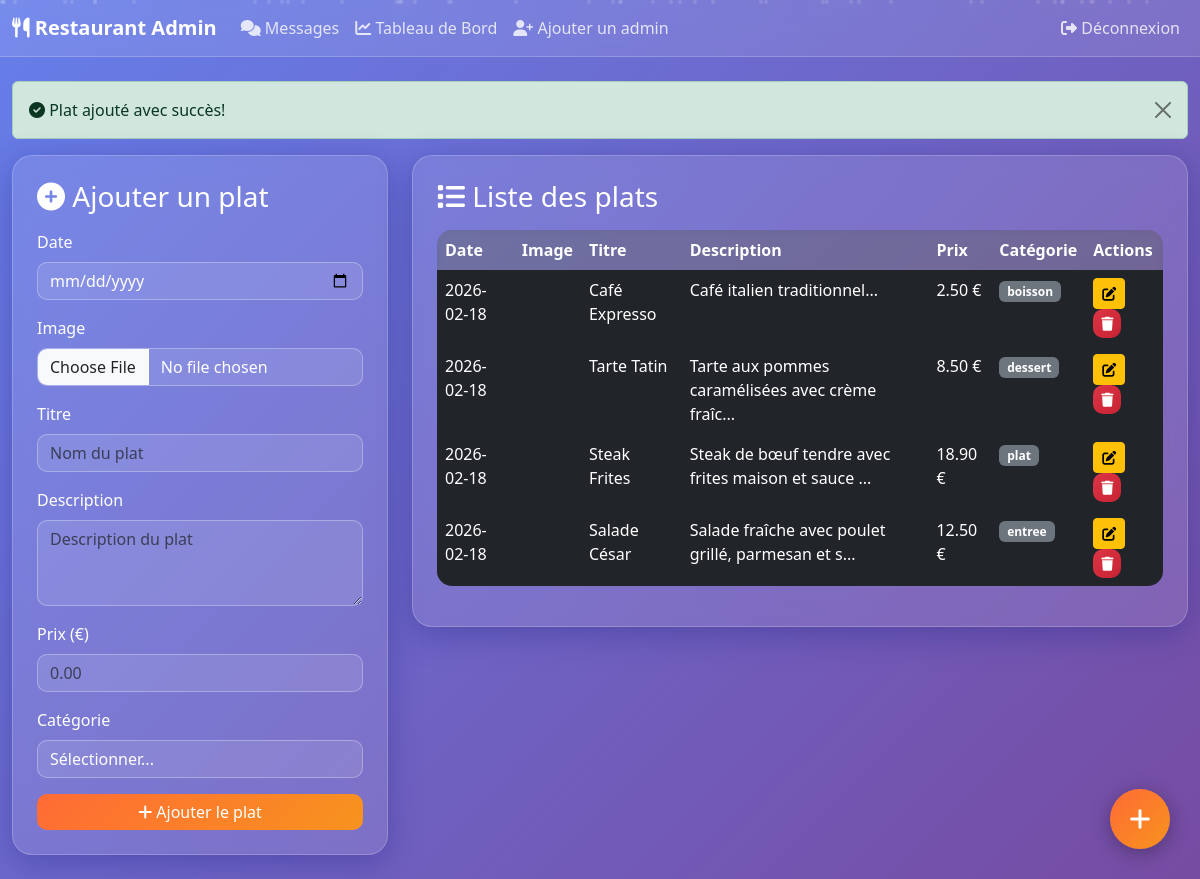
/admin/gestion.php (signed in), run on the app's committed database.
### tables this page shows
CREATE TABLE IF NOT EXISTS menus (
    id INT AUTO_INCREMENT PRIMARY KEY,
    titre VARCHAR(255) NOT NULL COMMENT 'Nom du plat',
    description TEXT COMMENT 'Description du plat',
    prix DECIMAL(10,2) NOT NULL COMMENT 'Prix en euros',
    categorie ENUM('entree', 'plat', 'dessert', 'boisson') NOT NULL COMMENT 'Catégorie du plat',
    image VARCHAR(500) COMMENT 'Chemin vers l\'image du plat',
    date_menu DATE NOT NULL COMMENT 'Date du menu',
    date_creation TIMESTAMP DEFAULT CURRENT_TIMESTAMP COMMENT 'Date de création de l\'entrée'
);

### admin/gestion.php (the view, shortened to what this page needs)
<?php
include '../includes/db.php';
$menus = $pdo->query("SELECT * FROM menus ORDER BY date_menu DESC, id DESC")->fetchAll();
?>
<!DOCTYPE html>
<html lang="fr">
<head>
    <link href="https://cdn.jsdelivr.net/npm/bootstrap@5.3.0/dist/css/bootstrap.min.css" rel="stylesheet">
    <link href="https://cdnjs.cloudflare.com/ajax/libs/font-awesome/6.4.0/css/all.min.css" rel="stylesheet">
    <link href="https://cdnjs.cloudflare.com/ajax/libs/animate.css/4.1.1/animate.min.css" rel="stylesheet">
</head>
<body>
    <div class="particles" id="particles"></div>
    <nav class="navbar navbar-expand-lg navbar-custom">
        <div class="container-fluid">
            <a class="navbar-brand" href="#">
                <i class="fas fa-utensils"></i> Restaurant Admin
            </a>
            <div class="collapse navbar-collapse" id="navbarNav">
                <ul class="navbar-nav me-auto">
                    <li class="nav-item">
                        <a class="nav-link" href="admin_messages.php">
                            <i class="fas fa-comments"></i> Messages
                        </a>
                    </li>
                    <li class="nav-item">
                        <a class="nav-link" href="dashboard.php">
                            <i class="fas fa-chart-line"></i> Tableau de Bord
                        </a>
                    </li>
                    <li class="nav-item">
                        <a class="nav-link" href="register.php">
                            <i class="fas fa-user-plus"></i> Ajouter un admin
                        </a>
                    </li>
                </ul>
                <ul class="navbar-nav">
                    <li class="nav-item">
                        <a class="nav-link" href="deconnection.php">
                            <i class="fas fa-sign-out-alt"></i> Déconnexion
                        </a>
                    </li>
                </ul>
            </div>
        </div>
    </nav>
    <div class="container-fluid mt-4">
        <?php if (isset($_SESSION['success'])): ?>
            <div class="alert alert-success alert-dismissible fade show animate__animated animate__fadeIn" role="alert">
                <i class="fas fa-check-circle"></i>
                <?= $_SESSION['success'] ?>
                <button type="button" class="btn-close" data-bs-dismiss="alert"></button>
            </div>
        <?php endif; ?>
        <div class="row">
            <div class="col-lg-4 mb-4">
                <div class="glass-card p-4 animate__animated animate__fadeIn">
                    <h3 class="mb-3">
                        <i class="fas fa-plus-circle"></i> Ajouter un plat
                    </h3>
                    <form method="POST" enctype="multipart/form-data">
                        <div class="mb-3">
                            <label class="form-label">Date</label>
                            <input type="date" class="form-control" name="date" required>
                        </div>
                        <div class="mb-3">
                            <label class="form-label">Image</label>
                            <input type="file" class="form-control" name="image" accept="image/*">
                        </div>
                        <div class="mb-3">
                            <label class="form-label">Titre</label>
                            <input type="text" class="form-control" name="titre" placeholder="Nom du plat" required>
                        </div>
                        <div class="mb-3">
                            <label class="form-label">Description</label>
                            <textarea class="form-control" name="description" rows="3" placeholder="Description du plat"></textarea>
                        </div>
                        <div class="mb-3">
                            <label class="form-label">Prix (€)</label>
                            <input type="number" class="form-control" name="prix" step="0.01" placeholder="0.00" required>
                        </div>
                        <div class="mb-3">
                            <label class="form-label">Catégorie</label>
                            <select class="form-control" name="categorie" required>
                                <option value="">Sélectionner...</option>
                            </select>
                        </div>
                        <button type="submit" name="ajouter" class="btn btn-primary w-100">
                            <i class="fas fa-plus"></i> Ajouter le plat
                        </button>
                    </form>
                </div>
            </div>
            <div class="col-lg-8">
                <div class="glass-card p-4 animate__animated animate__fadeIn">
                    <h3 class="mb-3">
                        <i class="fas fa-list"></i> Liste des plats
                    </h3>
                    <?php if (empty($menus)): ?>
                        <div class="text-center py-5">
                            <i class="fas fa-utensils fa-3x text-muted mb-3"></i>
                            <p class="text-muted">Aucun plat ajouté pour le moment</p>
                        </div>
                    <?php else: ?>
                        <div class="table-responsive">
                            <table class="table table-dark table-hover">
                                <thead>
                                    <tr>
                                        <th>Date</th>
                                        <th>Image</th>
                                        <th>Titre</th>
                                        <th>Description</th>
                                        <th>Prix</th>
                                        <th>Catégorie</th>
                                        <th>Actions</th>
                                    </tr>
                                </thead>
                                <tbody>
                                    <?php foreach ($menus as $menu): ?>
                                        <tr class="animate__animated animate__fadeIn">
                                            <td><?= htmlspecialchars($menu['date_menu']) ?></td>
                                            <td>
                                                <?php if ($menu['image']): ?>
                                                    <img src="<?= htmlspecialchars($menu['image']) ?>" alt="Image" style="width: 50px; height: 50px; object-fit: cover; border-radius: 5px;">
                                                <?php else: ?>
                                                    <i class="fas fa-image text-muted"></i>
                                                <?php endif; ?>
                                            </td>
                                            <td><?= htmlspecialchars($menu['titre']) ?></td>
                                            <td><?= htmlspecialchars(substr($menu['description'], 0, 50)) ?>...</td>
                                            <td><?= number_format($menu['prix'], 2) ?> €</td>
                                            <td>
                                                <span class="badge bg-secondary"><?= htmlspecialchars($menu['categorie']) ?></span>
                                            </td>
                                            <td>
                                                <button class="btn btn-sm btn-warning">
                                                    <i class="fas fa-edit"></i>
                                                </button>
                                                <button class="btn btn-sm btn-danger">
                                                    <i class="fas fa-trash"></i>
                                                </button>
                                            </td>
                                        </tr>
                                    <?php endforeach; ?>
                                </tbody>
                            </table>
                        </div>
                    <?php endif; ?>
                </div>
            </div>
        </div>
    </div>
    <div class="floating-action">
        <button class="btn btn-primary pulse" data-bs-toggle="modal" data-bs-target="#addModal">
            <i class="fas fa-plus"></i>
        </button>
    </div>
</body>
</html>

### admin/gestion.php (style rules this page uses)
:root { --primary-color: #ff6b35; --secondary-color: #f7931e; --dark-color: #2c3e50; --light-color: #ecf0f1; --success-color: #28a745; --danger-color: #dc3545; }
* { margin: 0; padding: 0; box-sizing: border-box; }
body { min-height: 100vh; background: linear-gradient(135deg, #667eea 0%, #764ba2 100%); background-attachment: fixed; font-family: 'Segoe UI', Tahoma, Geneva, Verdana, sans-serif; color: white; }
.particles { position: fixed; top: 0; left: 0; width: 100%; height: 100%; z-index: -1; overflow: hidden; }
.navbar-custom { background: rgba(255, 255, 255, 0.1); backdrop-filter: blur(10px); border-bottom: 1px solid rgba(255, 255, 255, 0.2); }
.navbar-brand { color: white !important; font-weight: bold; }
.navbar-nav .nav-link { color: rgba(255, 255, 255, 0.8) !important; transition: color 0.3s ease; }
.glass-card { background: rgba(255, 255, 255, 0.1); backdrop-filter: blur(10px); border: 1px solid rgba(255, 255, 255, 0.2); border-radius: 20px; box-shadow: 0 8px 32px rgba(31, 38, 135, 0.37); transition: transform 0.3s ease; }
.form-control { background: rgba(255, 255, 255, 0.1); border: 1px solid rgba(255, 255, 255, 0.3); border-radius: 10px; color: white; transition: all 0.3s ease; }
.btn-primary { background: linear-gradient(135deg, var(--primary-color), var(--secondary-color)); border: none; border-radius: 10px; transition: all 0.3s ease; }
.btn-danger { background: linear-gradient(135deg, var(--danger-color), #c82333); border: none; border-radius: 10px; }
.table-dark { background: rgba(0, 0, 0, 0.3); backdrop-filter: blur(5px); border-radius: 15px; overflow: hidden; }
.table-dark th { background: rgba(255, 255, 255, 0.1); border: none; color: white; }
.table-dark td { border: none; color: white; }
.pulse { animation: pulse 2s infinite; }
.floating-action { position: fixed; bottom: 30px; right: 30px; z-index: 1000; }
.floating-action .btn { width: 60px; height: 60px; border-radius: 50%; font-size: 24px; box-shadow: 0 4px 20px rgba(0, 0, 0, 0.3); animation: pulse 2s infinite; }

### data on the page
menus: date_menu "2026-02-18", titre "Café Expresso", description "Café italien traditionnel", prix "2.50", categorie "boisson"
menus: date_menu "2026-02-18", titre "Tarte Tatin", description "Tarte aux pommes caramélisées avec crème fraîc", prix "8.50", categorie "dessert"
menus: date_menu "2026-02-18", titre "Steak Frites", description "Steak de bœuf tendre avec frites maison et sauce", prix "18.90", categorie "plat"
menus: date_menu "2026-02-18", titre "Salade César", description "Salade fraîche avec poulet grillé, parmesan et s", prix "12.50", categorie "entree"

### other printed values
$_SESSION['success'] "Plat ajouté avec succès!"
